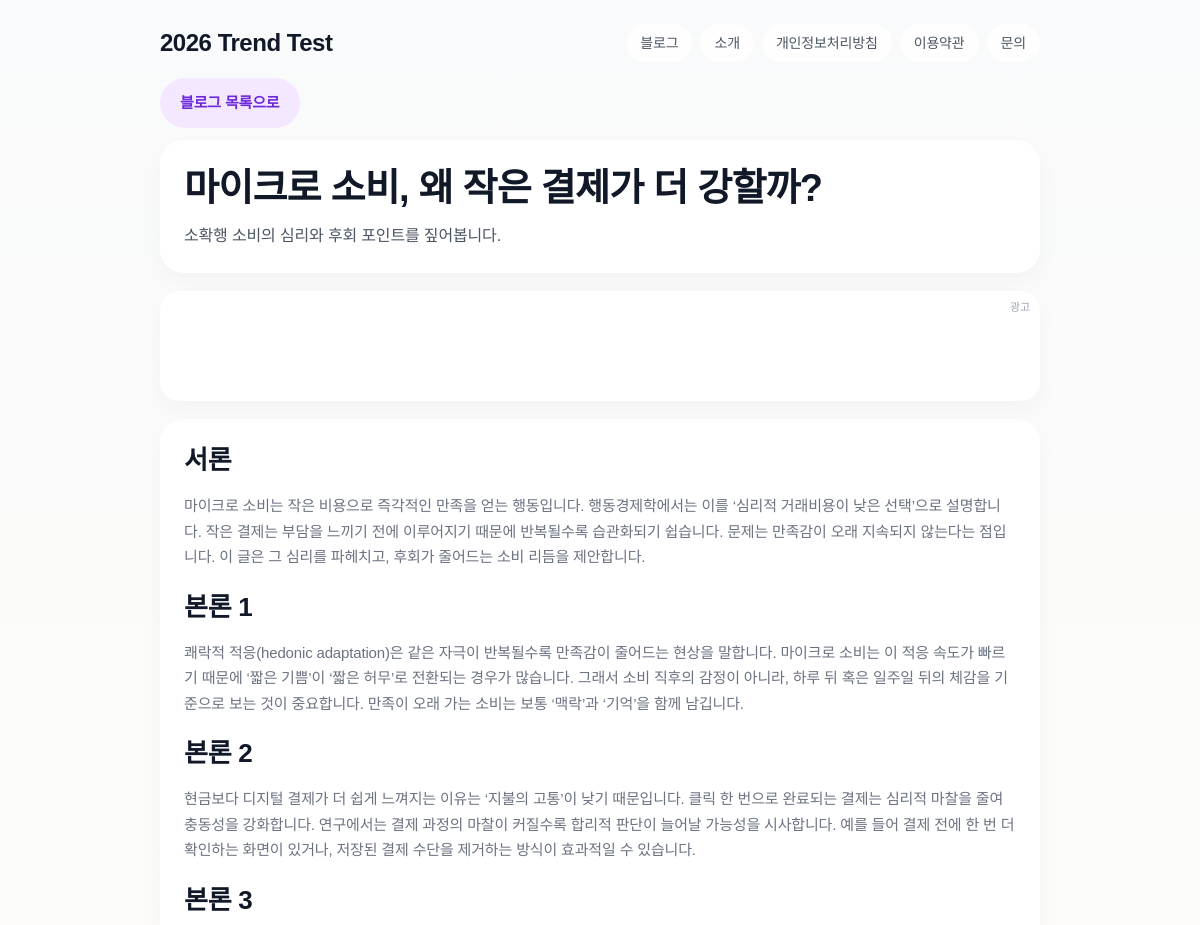
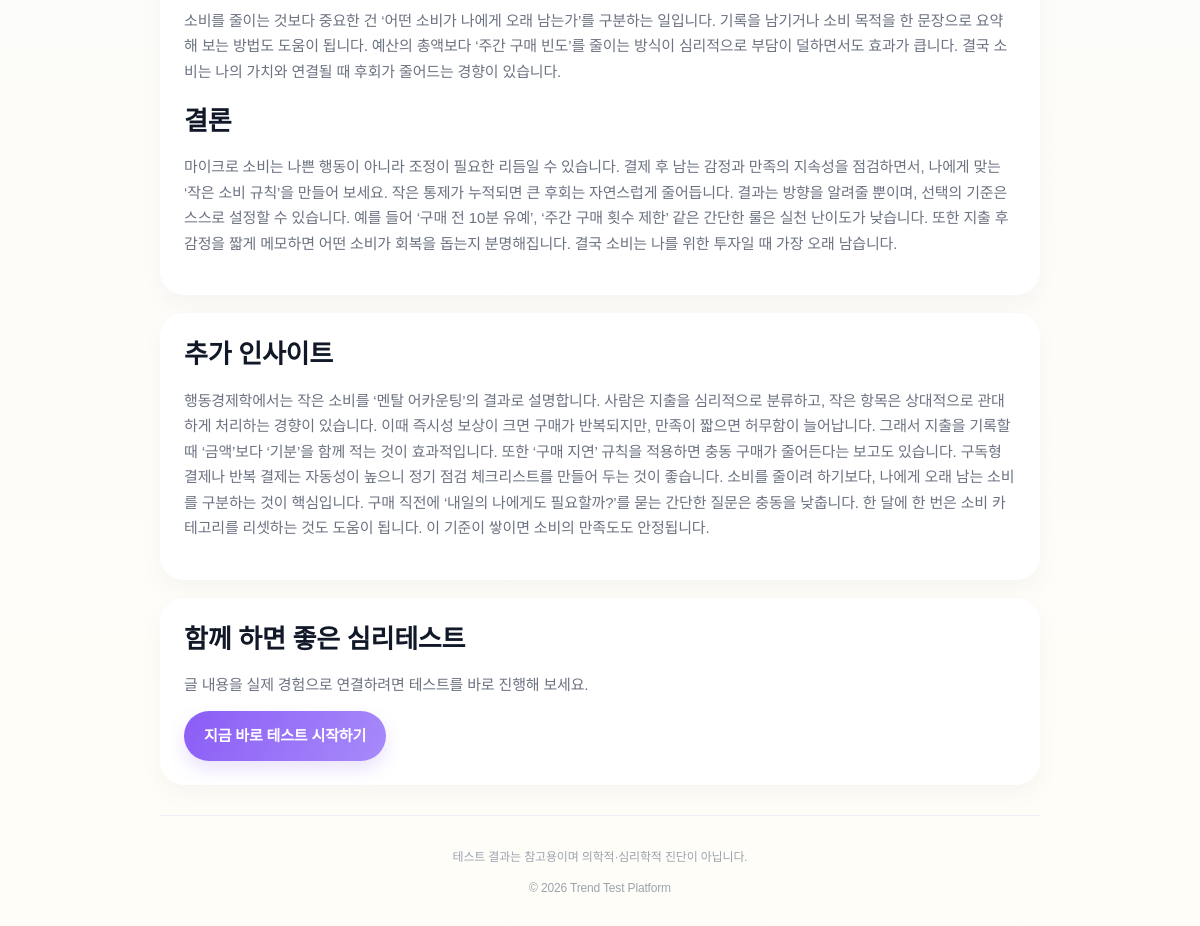
Page /blog/micro-spending-patterns/ on the committed database (2 pictures, top to bottom).
### quiz/models.py (models this page shows, shortened)
class BlogPost(models.Model):
    title = models.CharField(max_length=200)
    slug = models.SlugField(unique=True)
    summary = models.TextField(blank=True)
    og_image_url = models.URLField(blank=True)
    intro = models.TextField()
    body_1 = models.TextField()
    body_2 = models.TextField()
    body_3 = models.TextField()
    conclusion = models.TextField()
    deep_dive = models.TextField(blank=True)
    deep_dive_extra = models.TextField(blank=True)
    is_published = models.BooleanField(default=True)
    created_at = models.DateTimeField(auto_now_add=True)
    updated_at = models.DateTimeField(auto_now=True)

### quiz/views.py (the view)
# urls.py: path("blog/<slug:slug>/", views.blog_detail, name="blog_detail"),
def blog_detail(request, slug):
    post = get_object_or_404(BlogPost.objects.prefetch_related("images"), slug=slug, is_published=True)
    summary = post.summary or post.intro
    context = {
        "post": post,
        "show_ads": True,
        "meta_title": f"{post.title} | 2026 트렌드 심리테스트",
        "meta_description": summary[:160],
        "og_title": post.title,
        "og_description": summary[:160],
        "og_image": _build_og_image(request, post.og_image_url),
        "canonical_url": request.build_absolute_uri(),
    }
    return render(request, "blog/blog_detail.html", context)

### quiz/views.py (called while the page is built)
def _build_og_image(request, image_path):
    if not image_path:
        return f"{request.scheme}://{request.get_host()}{static('img/kakao_share.png')}"
    if image_path.startswith("http"):
        return image_path
    return f"{request.scheme}://{request.get_host()}{static(image_path.lstrip('/'))}"

### templates/blog/blog_detail.html (shortened to what this page needs)
{% extends "base.html" %}
{% block content %}
<a href="{% url 'quiz:blog_list' %}" class="btn-ghost">블로그 목록으로</a>
<section class="section" style="margin-top: 12px;">
    <h1 class="page-title">{{ post.title }}</h1>
    <p class="page-subtitle">{{ post.summary }}</p>
</section>
{% if show_ads %}
<div class="ad-container">
    <span class="ad-label">광고</span>
</div>
{% endif %}
<section class="section">
    <h2 class="section-title">서론</h2>
    <p class="muted">{{ post.intro }}</p>
    <h2 class="section-title" style="margin-top: 20px;">본론 1</h2>
    <p class="muted">{{ post.body_1 }}</p>
    <h2 class="section-title" style="margin-top: 20px;">본론 2</h2>
    <p class="muted">{{ post.body_2 }}</p>
    <h2 class="section-title" style="margin-top: 20px;">본론 3</h2>
    <p class="muted">{{ post.body_3 }}</p>
    <h2 class="section-title" style="margin-top: 20px;">결론</h2>
    <p class="muted">{{ post.conclusion }}</p>
</section>
{% if post.deep_dive %}
<section class="section">
    <h2 class="section-title">추가 인사이트</h2>
    <p class="muted">{{ post.deep_dive }}</p>
</section>
{% endif %}
<section class="section">
    <h2 class="section-title">함께 하면 좋은 심리테스트</h2>
    <p class="muted" style="margin-bottom: 14px;">
        글 내용을 실제 경험으로 연결하려면 테스트를 바로 진행해 보세요.
    </p>
    <a class="btn-primary" href="{% url 'quiz:quiz_list' %}">지금 바로 테스트 시작하기</a>
</section>
{% endblock %}

### templates/base.html (style rules this page uses)
:root { --bg-main: #f9fafb; --bg-soft: #fffdf7; --surface: #ffffff; --surface-subtle: #f3f4f6; --text-heading: #111827; --text-body: #4b5563; --text-muted: #6b7280; --border-soft: #eceff3; --primary: #8b5cf6; --secondary: #38bdf8; --accent: #f472b6; --shadow-soft: 0 10px 25px rgba(0, 0, 0, 0.03); --radius-lg: 24px; --radius-md: 20px; }
* { box-sizing: border-box; }
body { margin: 0; color: var(--text-body); font-family: "Pretendard", "Noto Sans KR", sans-serif; line-height: 1.6; letter-spacing: -0.01em; background: linear-gradient(180deg, var(--bg-main) 0%, var(--bg-soft) 100%); }
a { color: inherit; text-decoration: none; }
.page-title { margin: 0 0 8px 0; color: var(--text-heading); font-size: clamp(28px, 4vw, 38px); line-height: 1.3; letter-spacing: -0.02em; }
.page-subtitle { margin: 0; color: var(--text-body); font-size: 16px; line-height: 1.7; }
.section { background: var(--surface); border-radius: var(--radius-lg); padding: 24px; margin: 18px 0; box-shadow: var(--shadow-soft); }
.section-title { margin: 0 0 10px 0; color: var(--text-heading); font-size: clamp(20px, 2.4vw, 26px); line-height: 1.35; letter-spacing: -0.01em; }
.muted { color: var(--text-muted); font-size: 15px; line-height: 1.7; }
.ad-container { margin: 18px 0; min-height: 110px; background: var(--surface); border-radius: var(--radius-md); box-shadow: var(--shadow-soft); display: flex; align-items: center; justify-content: center; position: relative; }
.ad-label { position: absolute; right: 10px; top: 8px; color: #9ca3af; font-size: 11px; }
.quiz-btn, .btn-primary, .btn-secondary, .btn-ghost { display: inline-flex; align-items: center; justify-content: center; gap: 8px; border-radius: 9999px; padding: 13px 20px; font-size: 15px; font-weight: 600; border: none; cursor: pointer; transition: all 0.2s ease; text-decoration: none; }
.btn-primary, .quiz-btn { color: #ffffff; background: linear-gradient(120deg, #8b5cf6, #a78bfa); box-shadow: 0 8px 18px rgba(139, 92, 246, 0.18); }
.btn-ghost { color: #6d28d9; background: #f3e8ff; }

### rows in the picture
BlogPost: title "마이크로 소비, 왜 작은 결제가 더 강할까?", summary "소확행 소비의 심리와 후회 포인트를 짚어봅니다.", intro "마이크로 소비는 작은 비용으로 즉각적인 만족을 얻는 행동입니다. 행동경제학에서는 이를 ‘심리적 거래비용이 낮은 선택’으로 설명합니다. 작은 결제는 부담을 느끼기 전에 이루어지기 때문에 반복될수록 습관화되기 쉽습니다. 문제는 만족감이 오래 지속되지 않는다는 점입니다. 이 글은 그 심리를 파헤치고, 후회가 줄어드는 소비 리듬을 제안합니다.", body_1 "쾌락적 적응(hedonic adaptation)은 같은 자극이 반복될수록 만족감이 줄어드는 현상을 말합니다. 마이크로 소비는 이 적응 속도가 빠르기 때문에 ‘짧은 기쁨’이 ‘짧은 허무’로 전환되는 경우가 많습니다. 그래서 소비 직후의 감정이 아니라, 하루 뒤 혹은 일주일 뒤의 체감을 기준으로 보는 것이 중요합니다. 만족이 오래 가는 소비는 보통 ‘맥락’과 ‘기억’을 함께 남깁니다.", body_2 "현금보다 디지털 결제가 더 쉽게 느껴지는 이유는 ‘지불의 고통’이 낮기 때문입니다. 클릭 한 번으로 완료되는 결제는 심리적 마찰을 줄여 충동성을 강화합니다. 연구에서는 결제 과정의 마찰이 커질수록 합리적 판단이 늘어날 가능성을 시사합니다. 예를 들어 결제 전에 한 번 더 확인하는 화면이 있거나, 저장된 결제 수단을 제거하는 방식이 효과적일 수 있습니다.", body_3 "소비를 줄이는 것보다 중요한 건 ‘어떤 소비가 나에게 오래 남는가’를 구분하는 일입니다. 기록을 남기거나 소비 목적을 한 문장으로 요약해 보는 방법도 도움이 됩니다. 예산의 총액보다 ‘주간 구매 빈도’를 줄이는 방식이 심리적으로 부담이 덜하면서도 효과가 큽니다. 결국 소비는 나의 가치와 연결될 때 후회가 줄어드는 경향이 있습니다.", conclusion "마이크로 소비는 나쁜 행동이 아니라 조정이 필요한 리듬일 수 있습니다. 결제 후 남는 감정과 만족의 지속성을 점검하면서, 나에게 맞는 ‘작은 소비 규칙’을 만들어 보세요. 작은 통제가 누적되면 큰 후회는 자연스럽게 줄어듭니다. 결과는 방향을 알려줄 뿐이며, 선택의 기준은 스스로 설정할 수 있습니다. 예를 들어 ‘구매 전 10분 유예’, ‘주간 구매 횟수 제한’ 같은 간단한 룰은 실천 난이도가 낮습니다. 또한 지출 후 감정을 짧게 메모하면 어떤 소비가 회복을 돕는지 분명해집니다. 결국 소비는 나를 위한 투자일 때 가장 오래 남습니다.", deep_dive "행동경제학에서는 작은 소비를 ‘멘탈 어카운팅’의 결과로 설명합니다. 사람은 지출을 심리적으로 분류하고, 작은 항목은 상대적으로 관대하게 처리하는 경향이 있습니다. 이때 즉시성 보상이 크면 구매가 반복되지만, 만족이 짧으면 허무함이 늘어납니다. 그래서 지출을 기록할 때 ‘금액’보다 ‘기분’을 함께 적는 것이 효과적입니다. 또한 ‘구매 지연’ 규칙을 적용하면 충동 구매가 줄어든다는 보고도 있습니다. 구독형 결제나 반복 결제는 자동성이 높으니 정기 점검 체크리스트를 만들어 두는 것이 좋습니다. 소비를 줄이려 하기보다, 나에게 오래 남는 소비를 구분하는 것이 핵심입니다. 구매 직전에 ‘내일의 나에게도 필요할까?’를 묻는 간단한 질문은 충동을 낮춥니다. 한 달에 한 번은 소비 카테고리를 리셋하는 것도 도움이 됩니다. 이 기준이 쌓이면 소비의 만족도도 안정됩니다."
